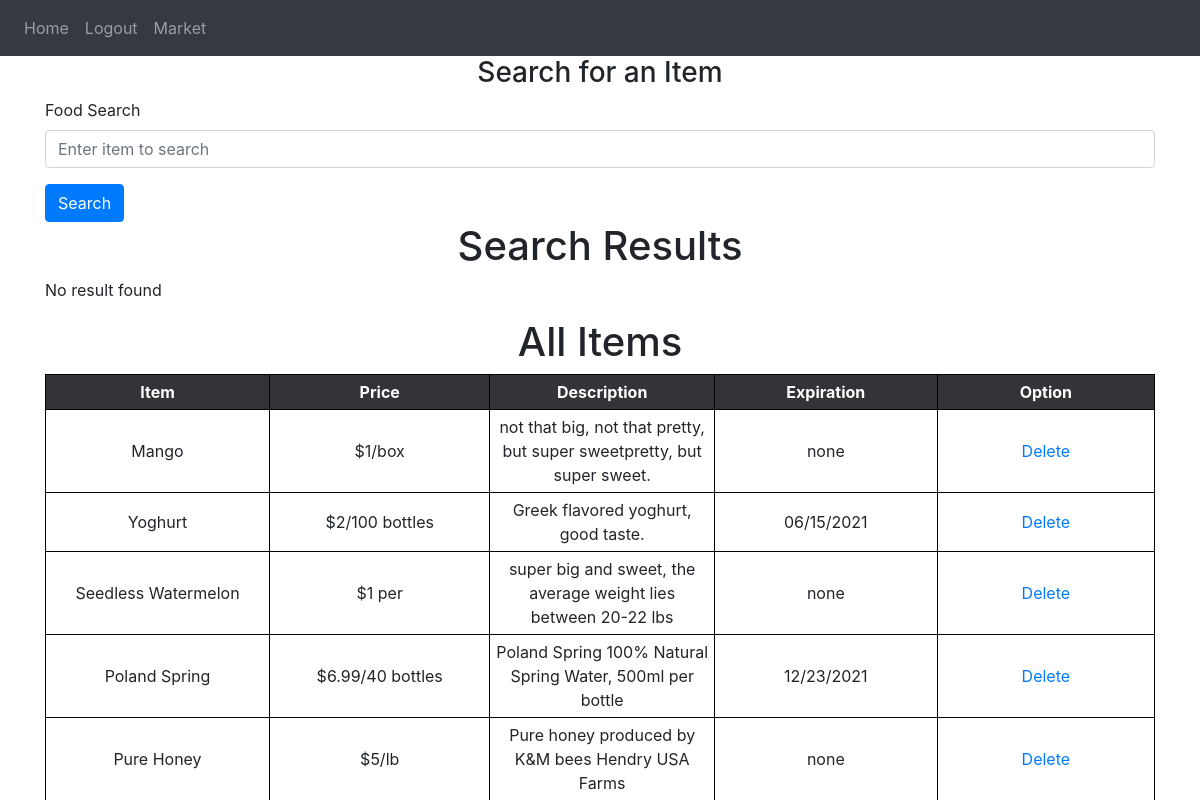
The app's page /market (signed in) with its own data.
### website/models.py (models this page shows)
class Seller(db.Model):
    id = db.Column(db.Integer, primary_key=True)
    food = db.Column(db.String(100))
    price = db.Column(db.String(30))
    description = db.Column(db.String(600))
    expiration = db.Column(db.String(30))
    user_id = db.Column(db.Integer, db.ForeignKey('user.id'))

### website/views.py (the view)
@views.route('/market', methods=['GET', 'POST'])
@login_required
def market():
    if request.method == 'POST':
        food_item = request.form.get('searchfood')
        searchresults = Seller.query.filter_by(food=food_item)
        return render_template("market.html", user=current_user, searchresults=searchresults)
    return render_template("market.html", user=current_user, seller=Seller.query.all())

### website/__init__.py (called while the page is built)
def create_app():
    app = Flask(__name__)
    app.config['SECRET_KEY'] = 'slkdjfdkjfh'
    app.config['SQLALCHEMY_DATABASE_URI'] = f'sqlite:///{DB_NAME}'
    db.init_app(app)
    from .views import views
    from .auth import auth
    app.register_blueprint(views, url_prefix='/')
    app.register_blueprint(auth, url_prefix='/')
    from .models import User, Seller
    create_database(app)
    login_manager = LoginManager()
    login_manager.login_view = 'auth.login'
    login_manager.init_app(app)
    @login_manager.user_loader
    def load_user(id):
        return User.query.get(int(id))  # look for user based on id
    return app

### website/templates/market.html (shortened to what this page needs)
{% extends "base.html" %}
{% block content %}
<form method="POST">
    <h3 align="center">Search for an Item</h3>
    <div class="form-group">
    <label for="searchfood">Food Search</label>
    <input
      type="text"
      class="form-control"
      id="searchfood"
      name="searchfood"
      placeholder="Enter item to search"
    />
    </div>
    <button type="submit" class="btn btn-primary">Search</button>
</form>
<div class="searchpage">
    <h1 style="text-align: center">Search Results</h1>
    <table>
        {% if searchresults %}
        {% for searchresult in searchresults %}
        <tr>
            <th>Item</th>
            <th>Price</th>
            <th>Description</th>
            <th>Expiration</th>
        </tr>
        <tr>
            <td>{{ searchresult.food }}</td>
            <td>{{ searchresult.price }}</td>
            <td>{{ searchresult.description }}</td>
            <td>{{ searchresult.expiration }}</td>
        </tr>
        {% endfor %}
        {% else %}
            <p> No result found </p>
        {% endif%}
    </table>
</div>
<div class="allitems">
    <h1 style="text-align: center">All Items</h1>
    <table>
        <tr>
            <th>Item</th>
            <th>Price</th>
            <th>Description</th>
            <th>Expiration</th>
            <th>Option</th>
        </tr>
        {% for seller in seller %}
        <tr>
            <td>{{ seller.food  }}</td>
            <td>{{ seller.price  }}</td>
            <td>{{ seller.description }}</td>
            <td>{{ seller.expiration }}</td>
            <td>
                <a href="/delete/{{seller.id}}">Delete</a>
            </td>
        </tr>
        {% endfor %}
    </table>
</div>
{% endblock %}

### website/templates/base.html (shortened to what this page needs)
<!DOCTYPE html>
<html>
  <head>
    <link
      rel="stylesheet"
      href="https://stackpath.bootstrapcdn.com/bootstrap/4.4.1/css/bootstrap.min.css"
    />
    <link
      rel="stylesheet"
      href="https://stackpath.bootstrapcdn.com/font-awesome/4.7.0/css/font-awesome.min.css"
    />
  </head>
  <body>
    <nav class="navbar navbar-expand-lg navbar-dark bg-dark">
      <div class="collapse navbar-collapse" id="navbar">
        <div class="navbar-nav">
          {% if user.is_authenticated %}
          <a class="nav-item nav-link" id="home" href="/">Home</a>
          <a class="nav-item nav-link" id="logout" href="/logout">Logout</a>
          <a class="nav-item nav-link" id="market" href="/market">Market</a>
          {% else %}
          <a class="nav-item nav-link" id="login" href="/login">Login</a>
          <a class="nav-item nav-link" id="signUp" href="/sign-up">Sign Up</a>
          <a class="nav-item nav-link" id="about" href="/about">About</a>
          {% endif %}
        </div>
      </div>
    </nav>
    <div class="container">{% block content %} {% endblock %}</div>
  </body>
</html>

### website/static/lgin.css (style rules this page uses)
* { margin: 0; padding: 0; }
body { background: #e9eaea; font-family: roboto; user-select: none; }
.container { width: 450px; margin: 30px auto; }
.btn { width: 100%; background: #34b3a0; height: 60px; text-align: center; line-height: 60px; text-transform: uppercase; color: #fff; font-weight: bold; letter-spacing: 1px; cursor: pointer; margin-bottom: 30px; }

### website/static/style.css (style rules this page uses)
body { font-family: "Open Sans", sans-serif; overflow-x: hidden; color: #444444; background-color: white; }
a { color: #2487ce; }
h1, h2, h3, h4, h5, h6 { font-family: "Poppins", sans-serif; }
h3 { font-family: "Poppins", sans-serif; font-weight: bold; }

### website/templates/market.html (style rules this page uses)
table { border-collapse: collapse; }
th { background-color:#333338; Color:white; }
th, td { width:250px; text-align:center; border:1px solid black; padding:5px }

### records on screen
Seller: food "Mango", price "$1/box", description "not that big, not that pretty, but super sweetpretty, but super sweet.", expiration "none"
Seller: food "Yoghurt", price "$2/100 bottles", description "Greek flavored yoghurt, good taste.", expiration "06/15/2021"
Seller: food "Seedless Watermelon", price "$1 per", description "super big and sweet, the average weight lies between 20-22 lbs", expiration "none"
Seller: food "Poland Spring", price "$6.99/40 bottles", description "Poland Spring 100% Natural Spring Water, 500ml per bottle", expiration "12/23/2021"
Seller: food "Pure Honey", price "$5/lb", description "Pure honey produced by K&M bees Hendry USA Farms", expiration "none"
